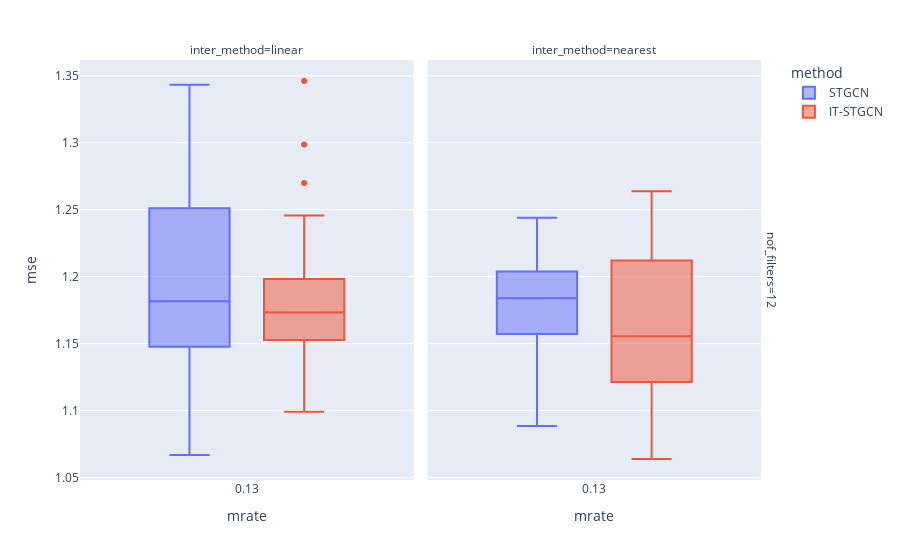

Notebook source saved alongside this figure:
### Markdown cell above
## Block

### Code cell
data.query("method!='GNAR' and mtype =='block' ").plot.box(backend='plotly',x='mrate',color='method',y='mse',facet_col='inter_method',facet_row='nof_filters',height=600)

### Figure 1 — Plotly figure (JSON) as saved in the notebook; plotly's stock layout.template omitted (floating-point values rounded to 4 significant figures)
{"data": [{"alignmentgroup": "True", "hovertemplate": "method=STGCN<br>nof_filters=12<br>inter_method=linear<br>mrate=%{x}<br>mse=%{y}<extra></extra>", "legendgroup": "STGCN", "marker": {"color": "#636efa"}, "name": "STGCN", "notched": false, "offsetgroup": "STGCN", "orientation": "v", "showlegend": true, "type": "box", "x": [0.125, 0.125, 0.125, 0.125, 0.125, 0.125, 0.125, 0.125, 0.125, 0.125, 0.125, 0.125, 0.125, 0.125, 0.125, 0.125, 0.125, 0.125, 0.125, 0.125, 0.125, 0.125, 0.125, 0.125, 0.125, 0.125, 0.125, 0.125, 0.125, 0.125], "x0": " ", "xaxis": "x", "y": [1.251, 1.148, 1.214, 1.067, 1.198, 1.176, 1.325, 1.222, 1.161, 1.186, 1.287, 1.186, 1.163, 1.33, 1.163, 1.343, 1.256, 1.169, 1.143, 1.158, 1.137, 1.083, 1.198, 1.104, 1.235, 1.343, 1.178, 1.096, 1.263, 1.124], "y0": " ", "yaxis": "y"}, {"alignmentgroup": "True", "hovertemplate": "method=STGCN<br>nof_filters=12<br>inter_method=nearest<br>mrate=%{x}<br>mse=%{y}<extra></extra>", "legendgroup": "STGCN", "marker": {"color": "#636efa"}, "name": "STGCN", "notched": false, "offsetgroup": "STGCN", "orientation": "v", "showlegend": false, "type": "box", "x": [0.125, 0.125, 0.125, 0.125, 0.125, 0.125, 0.125, 0.125, 0.125, 0.125, 0.125, 0.125, 0.125, 0.125, 0.125, 0.125, 0.125, 0.125, 0.125, 0.125, 0.125, 0.125, 0.125, 0.125, 0.125, 0.125, 0.125, 0.125, 0.125, 0.125], "x0": " ", "xaxis": "x2", "y": [1.148, 1.149, 1.213, 1.162, 1.178, 1.157, 1.202, 1.176, 1.204, 1.244, 1.213, 1.182, 1.192, 1.196, 1.14, 1.163, 1.128, 1.211, 1.187, 1.194, 1.148, 1.18, 1.233, 1.106, 1.201, 1.089, 1.216, 1.181, 1.24, 1.186], "y0": " ", "yaxis": "y2"}, {"alignmentgroup": "True", "hovertemplate": "method=IT-STGCN<br>nof_filters=12<br>inter_method=linear<br>mrate=%{x}<br>mse=%{y}<extra></extra>", "legendgroup": "IT-STGCN", "marker": {"color": "#EF553B"}, "name": "IT-STGCN", "notched": false, "offsetgroup": "IT-STGCN", "orientation": "v", "showlegend": true, "type": "box", "x": [0.125, 0.125, 0.125, 0.125, 0.125, 0.125, 0.125, 0.125, 0.125, 0.125, 0.125, 0.125, 0.125, 0.125, 0.125, 0.125, 0.125, 0.125, 0.125, 0.125, 0.125, 0.125, 0.125, 0.125, 0.125, 0.125, 0.125, 0.125, 0.125, 0.125], "x0": " ", "xaxis": "x", "y": [1.245, 1.198, 1.105, 1.346, 1.179, 1.172, 1.161, 1.158, 1.143, 1.167, 1.27, 1.149, 1.154, 1.191, 1.197, 1.174, 1.179, 1.1, 1.179, 1.163, 1.299, 1.132, 1.179, 1.199, 1.167, 1.202, 1.126, 1.153, 1.246, 1.099], "y0": " ", "yaxis": "y"}, {"alignmentgroup": "True", "hovertemplate": "method=IT-STGCN<br>nof_filters=12<br>inter_method=nearest<br>mrate=%{x}<br>mse=%{y}<extra></extra>", "legendgroup": "IT-STGCN", "marker": {"color": "#EF553B"}, "name": "IT-STGCN", "notched": false, "offsetgroup": "IT-STGCN", "orientation": "v", "showlegend": false, "type": "box", "x": [0.125, 0.125, 0.125, 0.125, 0.125, 0.125, 0.125, 0.125, 0.125, 0.125, 0.125, 0.125, 0.125, 0.125, 0.125, 0.125, 0.125, 0.125, 0.125, 0.125, 0.125, 0.125, 0.125, 0.125, 0.125, 0.125, 0.125, 0.125, 0.125, 0.125], "x0": " ", "xaxis": "x2", "y": [1.22, 1.121, 1.179, 1.101, 1.157, 1.212, 1.158, 1.09, 1.194, 1.101, 1.064, 1.139, 1.167, 1.264, 1.227, 1.138, 1.111, 1.082, 1.153, 1.223, 1.154, 1.251, 1.191, 1.125, 1.135, 1.16, 1.214, 1.078, 1.212, 1.142], "y0": " ", "yaxis": "y2"}], "layout": {"annotations": [{"font": {}, "showarrow": false, "text": "inter_method=linear", "x": 0.24, "xanchor": "center", "xref": "paper", "y": 1, "yanchor": "bottom", "yref": "paper"}, {"font": {}, "showarrow": false, "text": "inter_method=nearest", "x": 0.74, "xanchor": "center", "xref": "paper", "y": 1, "yanchor": "bottom", "yref": "paper"}, {"font": {}, "showarrow": false, "text": "nof_filters=12", "textangle": 90, "x": 0.98, "xanchor": "left", "xref": "paper", "y": 0.5, "yanchor": "middle", "yref": "paper"}], "autosize": true, "boxmode": "group", "legend": {"title": {"text": "method"}, "tracegroupgap": 0}, "margin": {"t": 60}, "xaxis": {"anchor": "y", "autorange": true, "domain": [0, 0.48], "range": [-0.3788, 0.6288], "title": {"text": "mrate"}, "type": "linear"}, "xaxis2": {"anchor": "y2", "autorange": true, "domain": [0.5, 0.98], "matches": "x", "range": [-0.3788, 0.6288], "title": {"text": "mrate"}, "type": "linear"}, "yaxis": {"anchor": "x", "autorange": true, "domain": [0, 1], "range": [1.048, 1.362], "title": {"text": "mse"}, "type": "linear"}, "yaxis2": {"anchor": "x2", "autorange": true, "domain": [0, 1], "matches": "y", "range": [1.048, 1.362], "showticklabels": false, "type": "linear"}}}
